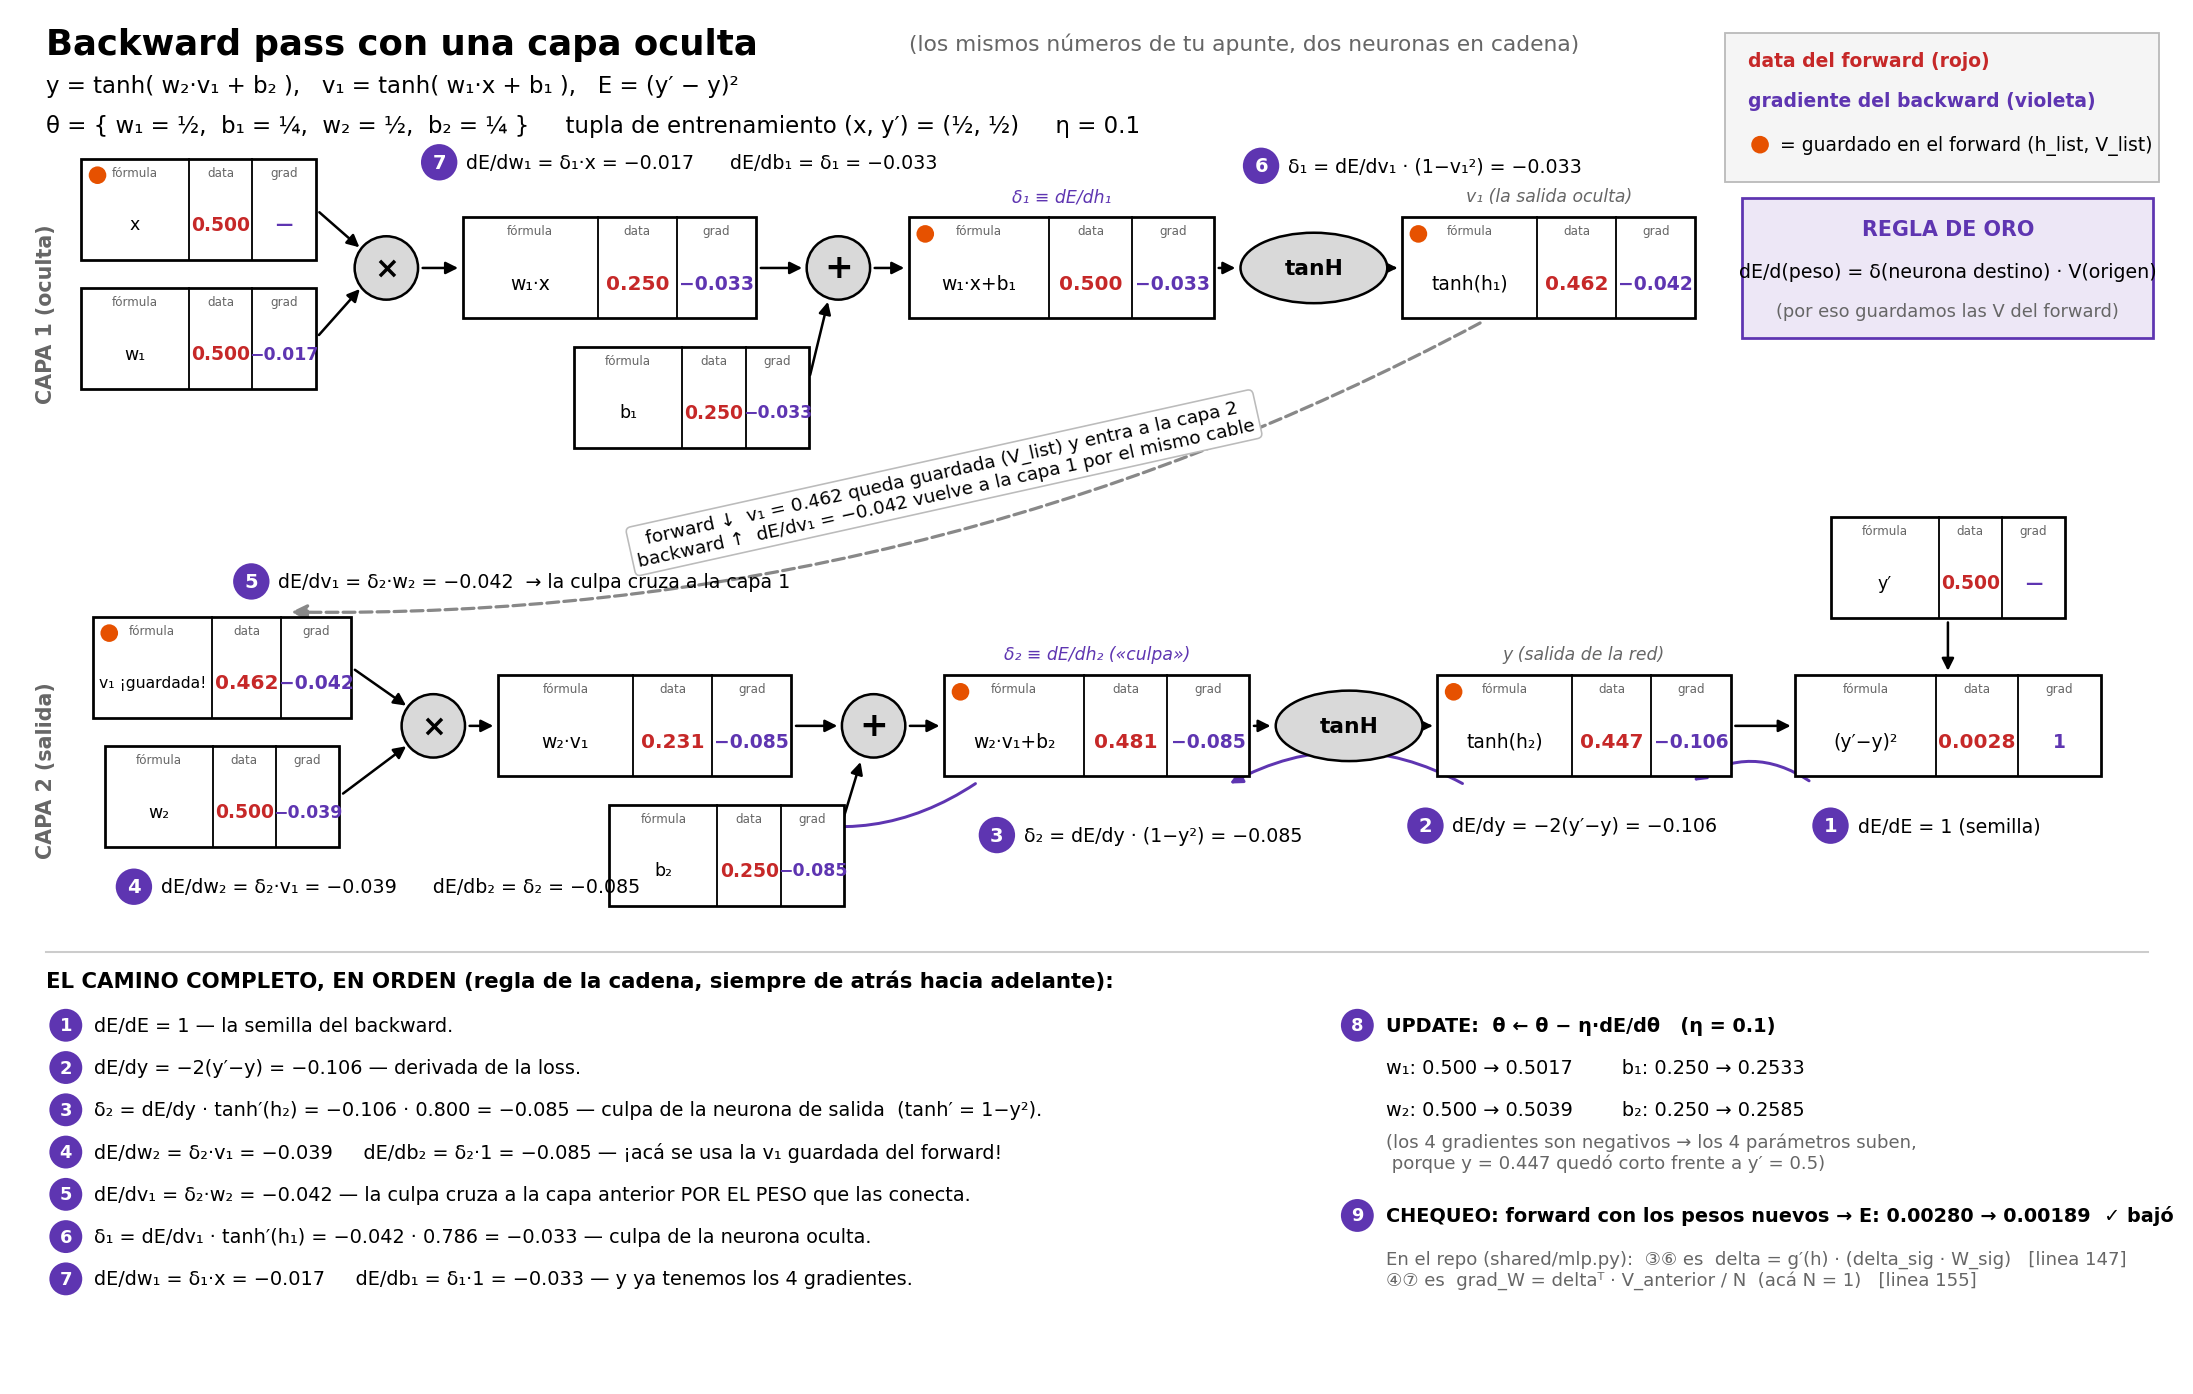

Recreate this plot in Python.
"""Apunte de estudio: backward pass paso a paso con UNA CAPA OCULTA.

Extiende el ejemplo de una neurona de los apuntes de clase (y = tanh(w·x+b),
E = (y'-y)^2, con w=1/2, b=1/4 y tupla (x, y') = (1/2, 1/2)) a una red 1-1-1:
los MISMOS numeros, pero ahora la neurona del apunte es la CAPA OCULTA y su
salida v1 alimenta una segunda neurona identica (la capa de salida). Sirve
para ver:
  - que se guarda durante el forward (h y V de cada capa: h_list, V_list),
  - como nace delta en la salida y como retrocede capa por capa,
  - como cada peso individual recibe su gradiente (delta_destino * V_origen),
  - el update final y la verificacion de que E efectivamente baja.

Genera apuntes/backprop_ejemplo_2capas.png y verifica TODOS los gradientes:
  1. contra diferencias finitas centrales (mismo espiritu que VAE.gradcheck());
  2. contra el backward real de shared/mlp.py, que debe dar exactamente la
     MITAD: el repo usa E = 1/2*(y'-y)^2 y el apunte usa E = (y'-y)^2.

Uso:  python3 apuntes/backprop_ejemplo_2capas.py
"""

import os
import sys

import numpy as np

_ROOT = os.path.dirname(os.path.dirname(os.path.abspath(__file__)))
sys.path.insert(0, _ROOT)

import matplotlib
matplotlib.use("Agg")
import matplotlib.pyplot as plt
from matplotlib.patches import Rectangle, Circle, Ellipse

from shared.mlp import MLP


# ============================================================ 1. EL EJEMPLO
# Mismos valores del apunte de clase, duplicados en cadena.
x, t = 0.5, 0.5            # tupla de entrenamiento (x, y')
w1, b1 = 0.5, 0.25         # capa 1 (oculta)  -- la "neurona del apunte"
w2, b2 = 0.5, 0.25         # capa 2 (salida)  -- otra igual, en serie
lr = 0.1                   # eta para el update final

# ---- FORWARD (guardando todo lo que el backward va a necesitar) ----
u1 = w1 * x                # producto    (el "phi" del apunte)
h1 = u1 + b1               # pre-activacion capa 1  (el "m" del apunte)
v1 = np.tanh(h1)           # salida capa 1          <-- SE GUARDA (V_list)
u2 = w2 * v1
h2 = u2 + b2               # pre-activacion capa 2
y = np.tanh(h2)            # salida de la red       <-- SE GUARDA
E = (t - y) ** 2           # loss del apunte

# ---- BACKWARD (regla de la cadena, de atras hacia adelante) ----
dE_dE = 1.0                                  # (1) semilla
dE_dy = -2.0 * (t - y)                       # (2) derivada de la loss
d2 = dE_dy * (1.0 - y ** 2)                  # (3) delta2 = dE/dh2 (tanh' = 1-y^2)
dE_dw2 = d2 * v1                             # (4) gradiente de w2  (usa v1 guardada!)
dE_db2 = d2 * 1.0                            # (4) gradiente de b2
dE_dv1 = d2 * w2                             # (5) la culpa cruza a la capa 1 por w2
d1 = dE_dv1 * (1.0 - v1 ** 2)                # (6) delta1 = dE/dh1
dE_dw1 = d1 * x                              # (7) gradiente de w1  (usa x guardada!)
dE_db1 = d1 * 1.0                            # (7) gradiente de b1

grads = {"w1": dE_dw1, "b1": dE_db1, "w2": dE_dw2, "b2": dE_db2}

# ---- (8) UPDATE: theta <- theta - eta * dE/dtheta ----
w1n, b1n = w1 - lr * dE_dw1, b1 - lr * dE_db1
w2n, b2n = w2 - lr * dE_dw2, b2 - lr * dE_db2

# ---- (9) CHEQUEO: nuevo forward con los pesos actualizados ----
v1n = np.tanh(w1n * x + b1n)
yn = np.tanh(w2n * v1n + b2n)
En = (t - yn) ** 2


# ================================== 2. VERIFICACION POR DIFERENCIAS FINITAS
def forward_E(params):
    a, c, d, e = params
    vv = np.tanh(a * x + c)
    yy = np.tanh(d * vv + e)
    return (t - yy) ** 2


p0 = np.array([w1, b1, w2, b2])
eps = 1e-6
num = []
for i in range(4):
    pp, pm = p0.copy(), p0.copy()
    pp[i] += eps
    pm[i] -= eps
    num.append((forward_E(pp) - forward_E(pm)) / (2 * eps))
ana = [dE_dw1, dE_db1, dE_dw2, dE_db2]

print("=== Verificacion 1: backprop a mano vs diferencias finitas ===")
ok_fd = True
for name, a_, n_ in zip(["dE/dw1", "dE/db1", "dE/dw2", "dE/db2"], ana, num):
    rel = abs(a_ - n_) / max(abs(a_), abs(n_), 1e-12)
    ok_fd &= rel < 1e-7
    print(f"  {name}: analitico {a_:+.8f} | numerico {n_:+.8f} | err.rel {rel:.1e}")
assert ok_fd, "backprop a mano NO coincide con el gradiente numerico"
print("  -> backprop a mano == gradiente numerico  OK\n")

# ============================ 3. VERIFICACION CONTRA EL MLP REAL DEL REPO
# Nuestro shared/mlp.py con mse usa E = 1/2*(y'-y)^2  ->  gradientes = MITAD.
mlp = MLP([1, 1, 1], hidden_activation="tanh", output_activation="tanh",
          loss_name="mse", initializer="random_normal", init_scale=0.1, seed=0)
mlp.weights[0] = np.array([[w1]])
mlp.biases[0] = np.array([b1])
mlp.weights[1] = np.array([[w2]])
mlp.biases[1] = np.array([b2])
out, cache = mlp._forward(np.array([[x]]))
gW, gb = mlp._backward(np.array([[t]]), cache)
mlp_grads = {"w1": gW[0][0, 0], "b1": gb[0][0], "w2": gW[1][0, 0], "b2": gb[1][0]}

print("=== Verificacion 2: shared/mlp.py reproduce el ejemplo (x 1/2) ===")
ok_mlp = True
for k in ["w1", "b1", "w2", "b2"]:
    ok_mlp &= np.isclose(2.0 * mlp_grads[k], grads[k], rtol=1e-12)
    print(f"  dE/d{k}: MLP {mlp_grads[k]:+.8f} * 2 = {2*mlp_grads[k]:+.8f}"
          f"  vs apunte {grads[k]:+.8f}")
assert ok_mlp, "el MLP del repo NO coincide con el ejemplo a mano"
assert np.isclose(out[0, 0], y), "forward del MLP distinto al del ejemplo"
print("  -> mismo forward y mismos gradientes (convencion 1/2 aparte)  OK\n")

print("=== Resumen numerico del ejemplo ===")
print(f"  forward : u1={u1:.6f} h1={h1:.6f} v1={v1:.6f} "
      f"u2={u2:.6f} h2={h2:.6f} y={y:.6f} E={E:.6f}")
print(f"  backward: dE/dy={dE_dy:+.6f} d2={d2:+.6f} dE/dv1={dE_dv1:+.6f} d1={d1:+.6f}")
print(f"  grads   : w1={dE_dw1:+.6f} b1={dE_db1:+.6f} w2={dE_dw2:+.6f} b2={dE_db2:+.6f}")
print(f"  update  : w1 {w1}->{w1n:.4f} | b1 {b1}->{b1n:.4f} | "
      f"w2 {w2}->{w2n:.4f} | b2 {b2}->{b2n:.4f}")
print(f"  chequeo : E {E:.6f} -> {En:.6f}  ({'BAJO' if En < E else 'NO bajo'})\n")


# ============================================================ 4. EL DIAGRAMA
ROJO = "#c62828"       # data (forward), como en el apunte
VIOLETA = "#5e35b1"    # gradientes (backward)
NARANJA = "#e65100"    # marcador "esto quedo guardado"
GRIS = "#666666"
GRISOP = "#d9d9d9"


def m(v, dec=3):
    """Formatea con signo menos unicode (como en los apuntes)."""
    return f"{v:.{dec}f}".replace("-", "−")


fig, ax = plt.subplots(figsize=(17.0, 10.72))
ax.set_xlim(0, 18.4)
ax.set_ylim(0, 11.6)
ax.set_aspect("equal", adjustable="box")
ax.axis("off")

HBOX = 0.86


def caja(cx, cy, formula, data, grad, w=2.5, fs=8.2, guardado=False, fs_f=None):
    """Caja estilo apunte: tres compartimentos (formula | data | gradiente)."""
    x0, y0 = cx - w / 2, cy - HBOX / 2
    ax.add_patch(Rectangle((x0, y0), w, HBOX, fc="white", ec="black",
                           lw=1.2, zorder=3))
    xa, xb = x0 + w * 0.46, x0 + w * 0.73
    ax.plot([xa, xa], [y0, y0 + HBOX], color="black", lw=0.8, zorder=4)
    ax.plot([xb, xb], [y0, y0 + HBOX], color="black", lw=0.8, zorder=4)
    yh = y0 + HBOX - 0.06
    ax.text(x0 + w * 0.23, yh, "fórmula", ha="center", va="top",
            fontsize=5.2, color=GRIS, zorder=5)
    ax.text(x0 + w * 0.595, yh, "data", ha="center", va="top",
            fontsize=5.2, color=GRIS, zorder=5)
    ax.text(x0 + w * 0.865, yh, "grad", ha="center", va="top",
            fontsize=5.2, color=GRIS, zorder=5)
    yc = y0 + 0.30
    ax.text(x0 + w * 0.23, yc, formula, ha="center", va="center",
            fontsize=fs_f or fs, zorder=5)
    ax.text(x0 + w * 0.595, yc, data, ha="center", va="center", color=ROJO,
            fontsize=fs + 0.6, fontweight="bold", zorder=5)
    ax.text(x0 + w * 0.865, yc, grad, ha="center", va="center", color=VIOLETA,
            fontsize=fs, fontweight="bold", zorder=5)
    if guardado:
        ax.add_patch(Circle((x0 + 0.14, y0 + HBOX - 0.14), 0.075,
                            fc=NARANJA, ec="none", zorder=6))


def op(cx, cy, simbolo, fs=13):
    ax.add_patch(Circle((cx, cy), 0.27, fc=GRISOP, ec="black", lw=1.1, zorder=3))
    ax.text(cx, cy, simbolo, ha="center", va="center", fontsize=fs,
            zorder=4, fontweight="bold")


def fn_tanh(cx, cy):
    ax.add_patch(Ellipse((cx, cy), 1.25, 0.6, fc=GRISOP, ec="black",
                         lw=1.1, zorder=3))
    ax.text(cx, cy, "tanH", ha="center", va="center", fontsize=9.5,
            zorder=4, fontweight="bold")


def arr(x1, y1, x2, y2, color="black", rad=0.0, lw=1.1, ls="-", ms=11):
    ax.annotate("", xy=(x2, y2), xytext=(x1, y1), zorder=2,
                arrowprops=dict(arrowstyle="-|>", color=color, lw=lw,
                                linestyle=ls, mutation_scale=ms,
                                connectionstyle=f"arc3,rad={rad}",
                                shrinkA=2, shrinkB=2))


def badge(cx, cy, n, r=0.155, fs=8.5):
    ax.add_patch(Circle((cx, cy), r, fc=VIOLETA, ec="none", zorder=6))
    ax.text(cx, cy, str(n), ha="center", va="center", color="white",
            fontsize=fs, fontweight="bold", zorder=7)


# ----------------------------------------------------------- titulo y leyenda
ax.text(0.25, 11.36, "Backward pass con una capa oculta",
        fontsize=15.5, fontweight="bold", va="center")
ax.text(0.25, 11.0,
        "y = tanh( w₂·v₁ + b₂ ),   "
        "v₁ = tanh( w₁·x + b₁ ),   E = (y′ − y)²",
        fontsize=10, va="center")
ax.text(0.25, 10.66,
        "θ = { w₁ = ½,  b₁ = ¼,  w₂ = ½,  "
        "b₂ = ¼ }     tupla de entrenamiento (x, y′) = (½, ½)"
        "     η = 0.1",
        fontsize=10, va="center")
ax.text(7.6, 11.36, "(los mismos números de tu apunte, dos neuronas en cadena)",
        fontsize=9.5, color=GRIS, va="center")

ax.add_patch(Rectangle((14.55, 10.18), 3.7, 1.27, fc="#f5f5f5", ec="#bbbbbb",
                       lw=0.8, zorder=2))
ax.text(14.75, 11.22, "data del forward (rojo)", fontsize=8.2, color=ROJO,
        va="center", fontweight="bold")
ax.text(14.75, 10.88, "gradiente del backward (violeta)", fontsize=8.2,
        color=VIOLETA, va="center", fontweight="bold")
ax.add_patch(Circle((14.85, 10.5), 0.075, fc=NARANJA, ec="none", zorder=3))
ax.text(15.02, 10.5, "= guardado en el forward (h_list, V_list)",
        fontsize=8.2, color="black", va="center")

# ------------------------------------------------------- BANDA 1: capa oculta
Y1 = 9.45
ax.text(0.25, 9.83, "CAPA 1 (oculta)", fontsize=9, color=GRIS,
        fontweight="bold", rotation=90, va="top", ha="center")

caja(1.55, 9.95, "x", m(x), "—", w=2.0, fs=7.6, guardado=True)
caja(1.55, 8.85, "w₁", m(w1), m(dE_dw1), w=2.0, fs=7.6)
op(3.15, Y1, "×")
caja(5.05, Y1, "w₁·x", m(u1), m(d1), w=2.5)
caja(5.75, 8.35, "b₁", m(b1), m(dE_db1), w=2.0, fs=7.6)
op(7.0, Y1, "+", fs=15)
caja(8.9, Y1, "w₁·x+b₁", m(h1), m(d1), w=2.6, guardado=True)
ax.text(8.9, 10.02, "δ₁ ≡ dE/dh₁",
        fontsize=7.5, color=VIOLETA, ha="center", style="italic")
fn_tanh(11.05, Y1)
caja(13.05, Y1, "tanh(h₁)", m(v1), m(dE_dv1), w=2.5, guardado=True)
ax.text(13.05, 10.02, "v₁ (la salida oculta)",
        fontsize=7.5, color=GRIS, ha="center", style="italic")

arr(2.55, 9.95, 2.95, 9.6)         # x -> (x)
arr(2.55, 8.85, 2.95, 9.3)         # w1 -> (x)
arr(3.42, Y1, 3.8, Y1)             # (x) -> u1
arr(6.3, Y1, 6.73, Y1)             # u1 -> (+)
arr(6.75, 8.5, 6.92, 9.2)          # b1 -> (+)
arr(7.27, Y1, 7.6, Y1)             # (+) -> h1
arr(10.2, Y1, 10.42, Y1)           # h1 -> tanh
arr(11.68, Y1, 11.8, Y1)           # tanh -> v1

# regla de oro (a la derecha de la banda 1)
ax.add_patch(Rectangle((14.7, 8.85), 3.5, 1.2, fc="#ede7f6", ec=VIOLETA,
                       lw=1.2, zorder=2))
ax.text(16.45, 9.78, "REGLA DE ORO", fontsize=9, color=VIOLETA,
        fontweight="bold", ha="center", va="center")
ax.text(16.45, 9.42, "dE/d(peso) = δ(neurona destino) · V(origen)",
        fontsize=8.3, ha="center", va="center")
ax.text(16.45, 9.08, "(por eso guardamos las V del forward)",
        fontsize=7.8, color=GRIS, ha="center", va="center")

# ------------------------------------------------------- BANDA 2: capa salida
Y2 = 5.55
ax.text(0.25, 5.93, "CAPA 2 (salida)", fontsize=9, color=GRIS,
        fontweight="bold", rotation=90, va="top", ha="center")

caja(1.75, 6.05, "v₁ ¡guardada!", m(v1), m(dE_dv1), w=2.2, fs_f=6.8,
     guardado=True)
caja(1.75, 4.95, "w₂", m(w2), m(dE_dw2), w=2.0, fs=7.6)
op(3.55, Y2, "×")
caja(5.35, Y2, "w₂·v₁", m(u2), m(d2), w=2.5)
caja(6.05, 4.45, "b₂", m(b2), m(dE_db2), w=2.0, fs=7.6)
op(7.3, Y2, "+", fs=15)
caja(9.2, Y2, "w₂·v₁+b₂", m(h2), m(d2), w=2.6, guardado=True)
ax.text(9.2, 6.12, "δ₂ ≡ dE/dh₂ («culpa»)",
        fontsize=7.5, color=VIOLETA, ha="center", style="italic")
fn_tanh(11.35, Y2)
caja(13.35, Y2, "tanh(h₂)", m(y), m(dE_dy), w=2.5, guardado=True)
ax.text(13.35, 6.12, "y (salida de la red)",
        fontsize=7.5, color=GRIS, ha="center", style="italic")
caja(16.45, Y2, "(y′−y)²", m(E, 4), "1", w=2.6)
caja(16.45, 6.9, "y′", m(t), "—", w=2.0, fs=7.6)

arr(2.85, 6.05, 3.35, 5.7)         # v1 -> (x)
arr(2.75, 4.95, 3.35, 5.4)         # w2 -> (x)
arr(3.82, Y2, 4.1, Y2)             # (x) -> u2
arr(6.6, Y2, 7.03, Y2)             # u2 -> (+)
arr(7.0, 4.62, 7.2, 5.28)          # b2 -> (+)
arr(7.57, Y2, 7.9, Y2)             # (+) -> h2
arr(10.5, Y2, 10.72, Y2)           # h2 -> tanh
arr(11.98, Y2, 12.1, Y2)           # tanh -> y
arr(14.6, Y2, 15.15, Y2)           # y -> E
arr(16.45, 6.47, 16.45, 5.98)      # y' -> E

# ----------------------------------------- el cable v1: forward baja, grad sube
arr(12.5, 9.0, 2.3, 6.52, color="#888888", rad=-0.13, lw=1.4, ls="--", ms=14)
ax.text(7.9, 7.62,
        "forward ↓  v₁ = 0.462 queda guardada (V_list) y entra a la capa 2\n"
        "backward ↑  dE/dv₁ = −0.042 vuelve a la capa 1 por el mismo cable",
        fontsize=8.0, ha="center", va="center", rotation=12.5,
        color="black", zorder=6,
        bbox=dict(boxstyle="round,pad=0.28", fc="white", ec="#bbbbbb", lw=0.7))

# --------------------------------------------- camino del backward (badges)
# banda 2 (debajo / derecha)
badge(15.45, 4.7, 1)
ax.text(15.68, 4.7, "dE/dE = 1 (semilla)", fontsize=8.3, va="center")
badge(12.0, 4.7, 2)
ax.text(12.23, 4.7, "dE/dy = −2(y′−y) = −0.106",
        fontsize=8.3, va="center")
badge(8.35, 4.62, 3)
ax.text(8.58, 4.62, "δ₂ = dE/dy · (1−y²) = −0.085",
        fontsize=8.3, va="center")
badge(1.0, 4.18, 4)
ax.text(1.23, 4.18,
        "dE/dw₂ = δ₂·v₁ = −0.039      "
        "dE/db₂ = δ₂ = −0.085",
        fontsize=8.3, va="center")
badge(2.0, 6.78, 5)
ax.text(2.23, 6.78,
        "dE/dv₁ = δ₂·w₂ = −0.042  "
        "→ la culpa cruza a la capa 1",
        fontsize=8.3, va="center")

# flechas violetas del camino (banda 2, de derecha a izquierda)
arr(15.3, 5.06, 14.25, 5.06, color=VIOLETA, rad=0.35, lw=1.3)  # E -> y
arr(12.35, 5.04, 10.3, 5.04, color=VIOLETA, rad=0.28, lw=1.3)  # y -> h2 (x tanh')
arr(8.2, 5.08, 6.3, 4.82, color=VIOLETA, rad=-0.25, lw=1.3)    # hacia w2/b2

# banda 1 (arriba)
badge(10.6, 10.32, 6)
ax.text(10.83, 10.32,
        "δ₁ = dE/dv₁ · (1−v₁²) = −0.033",
        fontsize=8.3, va="center")
badge(3.6, 10.35, 7)
ax.text(3.83, 10.35,
        "dE/dw₁ = δ₁·x = −0.017      "
        "dE/db₁ = δ₁ = −0.033",
        fontsize=8.3, va="center")

# ------------------------------------------------------------ panel inferior
ax.plot([0.25, 18.15], [3.62, 3.62], color="#cccccc", lw=0.9)
ax.text(0.25, 3.38, "EL CAMINO COMPLETO, EN ORDEN "
        "(regla de la cadena, siempre de atrás hacia adelante):",
        fontsize=9.3, fontweight="bold", va="center")

pasos = [
    "dE/dE = 1 — la semilla del backward.",
    "dE/dy = −2(y′−y) = −0.106 — derivada de la loss.",
    "δ₂ = dE/dy · tanh′(h₂) = −0.106 · 0.800 = "
    "−0.085 — culpa de la neurona de salida  (tanh′ = 1−y²).",
    "dE/dw₂ = δ₂·v₁ = −0.039     dE/db₂ = "
    "δ₂·1 = −0.085 — ¡acá se usa la v₁ "
    "guardada del forward!",
    "dE/dv₁ = δ₂·w₂ = −0.042 — la culpa cruza "
    "a la capa anterior POR EL PESO que las conecta.",
    "δ₁ = dE/dv₁ · tanh′(h₁) = −0.042 · "
    "0.786 = −0.033 — culpa de la neurona oculta.",
    "dE/dw₁ = δ₁·x = −0.017     dE/db₁ = "
    "δ₁·1 = −0.033 — y ya tenemos los 4 gradientes.",
]
yp = 3.0
for i, paso in enumerate(pasos, start=1):
    badge(0.42, yp, i, r=0.14, fs=7.8)
    ax.text(0.66, yp, paso, fontsize=8.4, va="center")
    yp -= 0.36

xr = 11.6
badge(xr - 0.18, 3.0, 8, r=0.14, fs=7.8)
ax.text(xr + 0.06, 3.0, "UPDATE:  θ ← θ − η·dE/dθ"
        "   (η = 0.1)", fontsize=8.4, va="center", fontweight="bold")
ax.text(xr + 0.06, 2.64,
        f"w₁: 0.500 → {w1n:.4f}        b₁: 0.250 → {b1n:.4f}",
        fontsize=8.4, va="center")
ax.text(xr + 0.06, 2.28,
        f"w₂: 0.500 → {w2n:.4f}        b₂: 0.250 → {b2n:.4f}",
        fontsize=8.4, va="center")
ax.text(xr + 0.06, 1.92,
        "(los 4 gradientes son negativos → los 4 parámetros suben,\n"
        " porque y = 0.447 quedó corto frente a y′ = 0.5)",
        fontsize=7.9, va="center", color=GRIS)
badge(xr - 0.18, 1.38, 9, r=0.14, fs=7.8)
ax.text(xr + 0.06, 1.38,
        f"CHEQUEO: forward con los pesos nuevos → "
        f"E: {E:.5f} → {En:.5f}  ✓ bajó",
        fontsize=8.4, va="center", fontweight="bold")
ax.text(xr + 0.06, 0.92,
        "En el repo (shared/mlp.py):  ③⑥ es  delta = g′(h) · "
        "(delta_sig · W_sig)   [linea 147]\n"
        "④⑦ es  grad_W = deltaᵀ · V_anterior / N  (acá "
        "N = 1)   [linea 155]",
        fontsize=7.9, va="center", color=GRIS)

out_png = os.path.join(os.path.dirname(os.path.abspath(__file__)),
                       "backprop_ejemplo_2capas.png")
fig.savefig(out_png, dpi=165, facecolor="white", bbox_inches="tight")
plt.close(fig)
print(f"Diagrama guardado en: {out_png}")
